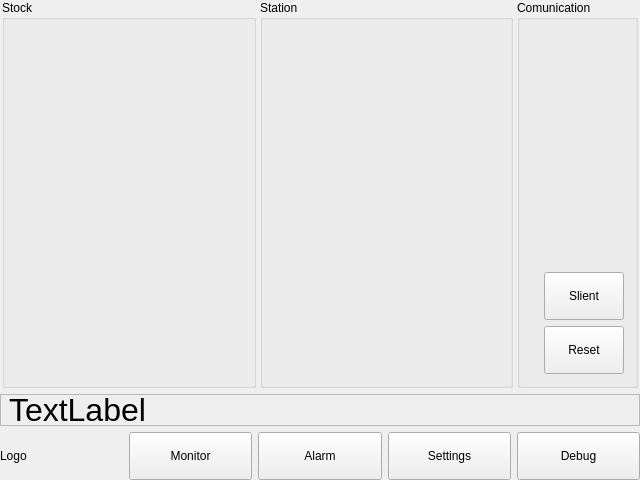
<?xml version="1.0" encoding="UTF-8"?>
<ui version="4.0">
 <class>MainWindowClass</class>
 <widget class="QMainWindow" name="MainWindowClass">
  <property name="geometry">
   <rect>
    <x>0</x>
    <y>0</y>
    <width>640</width>
    <height>480</height>
   </rect>
  </property>
  <property name="minimumSize">
   <size>
    <width>640</width>
    <height>480</height>
   </size>
  </property>
  <property name="maximumSize">
   <size>
    <width>640</width>
    <height>480</height>
   </size>
  </property>
  <property name="windowTitle">
   <string>Gas Monitor</string>
  </property>
  <widget class="QWidget" name="centralWidget">
   <layout class="QVBoxLayout" name="verticalLayout_3">
    <property name="spacing">
     <number>6</number>
    </property>
    <property name="leftMargin">
     <number>0</number>
    </property>
    <property name="topMargin">
     <number>0</number>
    </property>
    <property name="rightMargin">
     <number>0</number>
    </property>
    <property name="bottomMargin">
     <number>0</number>
    </property>
    <item>
     <layout class="QHBoxLayout" name="horizontalLayout_5">
      <property name="spacing">
       <number>2</number>
      </property>
      <property name="rightMargin">
       <number>2</number>
      </property>
      <item>
       <widget class="QStackedWidget" name="pageStack">
        <property name="sizePolicy">
         <sizepolicy hsizetype="Expanding" vsizetype="Expanding">
          <horstretch>0</horstretch>
          <verstretch>0</verstretch>
         </sizepolicy>
        </property>
        <property name="currentIndex">
         <number>0</number>
        </property>
        <widget class="QWidget" name="monitorPage">
         <layout class="QHBoxLayout" name="horizontalLayout_6">
          <property name="spacing">
           <number>4</number>
          </property>
          <property name="leftMargin">
           <number>2</number>
          </property>
          <property name="topMargin">
           <number>0</number>
          </property>
          <property name="rightMargin">
           <number>2</number>
          </property>
          <property name="bottomMargin">
           <number>0</number>
          </property>
          <item>
           <widget class="QGroupBox" name="groupBox">
            <property name="title">
             <string>Stock</string>
            </property>
           </widget>
          </item>
          <item>
           <widget class="QGroupBox" name="groupBox_5">
            <property name="title">
             <string>Station</string>
            </property>
           </widget>
          </item>
         </layout>
        </widget>
        <widget class="QWidget" name="debugPage">
         <layout class="QHBoxLayout" name="horizontalLayout_3">
          <item>
           <layout class="QVBoxLayout" name="verticalLayout">
            <item>
             <widget class="QTabWidget" name="tabWidget">
              <property name="currentIndex">
               <number>0</number>
              </property>
              <widget class="QWidget" name="tab">
               <attribute name="title">
                <string>Modbus RTU</string>
               </attribute>
               <layout class="QHBoxLayout" name="horizontalLayout">
                <item>
                 <widget class="SerialSettingsWidget" name="serialSettingsWidget" native="true"/>
                </item>
               </layout>
              </widget>
              <widget class="QWidget" name="tab_2">
               <attribute name="title">
                <string>Modbus TCP</string>
               </attribute>
               <layout class="QHBoxLayout" name="horizontalLayout_2">
                <item>
                 <widget class="TcpIpSettingsWidget" name="tcpSettingsWidget" native="true"/>
                </item>
               </layout>
              </widget>
             </widget>
            </item>
            <item>
             <widget class="QGroupBox" name="groupBox_2">
              <property name="title">
               <string>ModBus Request</string>
              </property>
              <layout class="QGridLayout" name="gridLayout_2">
               <item row="0" column="0">
                <widget class="QLabel" name="label_6">
                 <property name="text">
                  <string>Slave ID</string>
                 </property>
                 <property name="buddy">
                  <cstring>groupBox</cstring>
                 </property>
                </widget>
               </item>
               <item row="0" column="1">
                <widget class="QLabel" name="label_7">
                 <property name="text">
                  <string>Function code</string>
                 </property>
                </widget>
               </item>
               <item row="0" column="2">
                <widget class="QLabel" name="label_8">
                 <property name="text">
                  <string>Start address</string>
                 </property>
                </widget>
               </item>
               <item row="0" column="3">
                <widget class="QLabel" name="label_9">
                 <property name="text">
                  <string>Num of coils</string>
                 </property>
                </widget>
               </item>
               <item row="1" column="0">
                <widget class="QSpinBox" name="slaveID">
                 <property name="minimum">
                  <number>1</number>
                 </property>
                 <property name="maximum">
                  <number>254</number>
                 </property>
                </widget>
               </item>
               <item row="1" column="1">
                <widget class="QComboBox" name="functionCode">
                 <item>
                  <property name="text">
                   <string>Read Coils (0x01)</string>
                  </property>
                 </item>
                 <item>
                  <property name="text">
                   <string>Read Discrete Inputs (0x02)</string>
                  </property>
                 </item>
                 <item>
                  <property name="text">
                   <string>Read Holding Registers (0x03)</string>
                  </property>
                 </item>
                 <item>
                  <property name="text">
                   <string>Read Input Registers (0x04)</string>
                  </property>
                 </item>
                 <item>
                  <property name="text">
                   <string>Write Single Coil (0x05)</string>
                  </property>
                 </item>
                 <item>
                  <property name="text">
                   <string>Write Single Register (0x06)</string>
                  </property>
                 </item>
                 <item>
                  <property name="text">
                   <string>Write Multiple Coils (0x0f)</string>
                  </property>
                 </item>
                 <item>
                  <property name="text">
                   <string>Write Multiple Registers (0x10)</string>
                  </property>
                 </item>
                </widget>
               </item>
               <item row="1" column="2">
                <widget class="QSpinBox" name="startAddr">
                 <property name="maximum">
                  <number>65535</number>
                 </property>
                </widget>
               </item>
               <item row="1" column="3">
                <widget class="QSpinBox" name="numCoils">
                 <property name="minimum">
                  <number>1</number>
                 </property>
                 <property name="maximum">
                  <number>65535</number>
                 </property>
                </widget>
               </item>
               <item row="1" column="4">
                <spacer name="horizontalSpacer">
                 <property name="orientation">
                  <enum>Qt::Horizontal</enum>
                 </property>
                 <property name="sizeHint" stdset="0">
                  <size>
                   <width>40</width>
                   <height>20</height>
                  </size>
                 </property>
                </spacer>
               </item>
               <item row="2" column="0">
                <spacer name="verticalSpacer">
                 <property name="orientation">
                  <enum>Qt::Vertical</enum>
                 </property>
                 <property name="sizeType">
                  <enum>QSizePolicy::Fixed</enum>
                 </property>
                 <property name="sizeHint" stdset="0">
                  <size>
                   <width>20</width>
                   <height>20</height>
                  </size>
                 </property>
                </spacer>
               </item>
               <item row="2" column="3" colspan="2">
                <widget class="QCheckBox" name="checkBoxHexData">
                 <property name="text">
                  <string>Display hex data</string>
                 </property>
                </widget>
               </item>
               <item row="3" column="0" colspan="3">
                <widget class="QTextEdit" name="requestPreview">
                 <property name="sizePolicy">
                  <sizepolicy hsizetype="Fixed" vsizetype="Fixed">
                   <horstretch>0</horstretch>
                   <verstretch>0</verstretch>
                  </sizepolicy>
                 </property>
                 <property name="maximumSize">
                  <size>
                   <width>300</width>
                   <height>25</height>
                  </size>
                 </property>
                 <property name="font">
                  <font>
                   <family>Courier</family>
                  </font>
                 </property>
                 <property name="verticalScrollBarPolicy">
                  <enum>Qt::ScrollBarAlwaysOff</enum>
                 </property>
                 <property name="horizontalScrollBarPolicy">
                  <enum>Qt::ScrollBarAlwaysOff</enum>
                 </property>
                 <property name="undoRedoEnabled">
                  <bool>false</bool>
                 </property>
                 <property name="textInteractionFlags">
                  <set>Qt::TextSelectableByKeyboard|Qt::TextSelectableByMouse</set>
                 </property>
                </widget>
               </item>
               <item row="3" column="3">
                <widget class="QPushButton" name="sendBtn">
                 <property name="text">
                  <string>Send</string>
                 </property>
                </widget>
               </item>
              </layout>
             </widget>
            </item>
            <item>
             <widget class="QGroupBox" name="groupBox_4">
              <property name="title">
               <string>Registers</string>
              </property>
              <layout class="QVBoxLayout" name="verticalLayout_2">
               <item>
                <widget class="QTableWidget" name="regTable">
                 <attribute name="horizontalHeaderDefaultSectionSize">
                  <number>60</number>
                 </attribute>
                 <attribute name="verticalHeaderVisible">
                  <bool>false</bool>
                 </attribute>
                 <attribute name="verticalHeaderDefaultSectionSize">
                  <number>18</number>
                 </attribute>
                 <column>
                  <property name="text">
                   <string>Data type</string>
                  </property>
                 </column>
                 <column>
                  <property name="text">
                   <string>Register</string>
                  </property>
                 </column>
                 <column>
                  <property name="text">
                   <string>Data</string>
                  </property>
                 </column>
                </widget>
               </item>
              </layout>
             </widget>
            </item>
           </layout>
          </item>
          <item>
           <widget class="QGroupBox" name="groupBox_3">
            <property name="title">
             <string>Bus Monitor</string>
            </property>
            <layout class="QGridLayout" name="gridLayout_4">
             <item row="0" column="0">
              <widget class="QLabel" name="label_10">
               <property name="text">
                <string>Raw data received:</string>
               </property>
              </widget>
             </item>
             <item row="0" column="1" colspan="2">
              <spacer name="horizontalSpacer_2">
               <property name="orientation">
                <enum>Qt::Horizontal</enum>
               </property>
               <property name="sizeHint" stdset="0">
                <size>
                 <width>201</width>
                 <height>20</height>
                </size>
               </property>
              </spacer>
             </item>
             <item row="0" column="3">
              <widget class="QPushButton" name="clearBusRawData">
               <property name="text">
                <string>Clear</string>
               </property>
              </widget>
             </item>
             <item row="1" column="0" colspan="4">
              <widget class="QPlainTextEdit" name="rawData">
               <property name="font">
                <font>
                 <family>Fixedsys</family>
                 <pointsize>10</pointsize>
                </font>
               </property>
               <property name="undoRedoEnabled">
                <bool>false</bool>
               </property>
               <property name="readOnly">
                <bool>true</bool>
               </property>
              </widget>
             </item>
             <item row="2" column="0">
              <spacer name="verticalSpacer_2">
               <property name="orientation">
                <enum>Qt::Vertical</enum>
               </property>
               <property name="sizeType">
                <enum>QSizePolicy::Fixed</enum>
               </property>
               <property name="sizeHint" stdset="0">
                <size>
                 <width>20</width>
                 <height>4</height>
                </size>
               </property>
              </spacer>
             </item>
             <item row="3" column="0" colspan="4">
              <widget class="Line" name="line">
               <property name="orientation">
                <enum>Qt::Horizontal</enum>
               </property>
              </widget>
             </item>
             <item row="4" column="0" rowspan="2">
              <spacer name="verticalSpacer_3">
               <property name="orientation">
                <enum>Qt::Vertical</enum>
               </property>
               <property name="sizeType">
                <enum>QSizePolicy::Fixed</enum>
               </property>
               <property name="sizeHint" stdset="0">
                <size>
                 <width>20</width>
                 <height>4</height>
                </size>
               </property>
              </spacer>
             </item>
             <item row="6" column="0" colspan="2">
              <widget class="QLabel" name="label_11">
               <property name="text">
                <string>ModBus requests/responses:</string>
               </property>
              </widget>
             </item>
             <item row="5" column="2" rowspan="2">
              <spacer name="horizontalSpacer_3">
               <property name="orientation">
                <enum>Qt::Horizontal</enum>
               </property>
               <property name="sizeHint" stdset="0">
                <size>
                 <width>156</width>
                 <height>20</height>
                </size>
               </property>
              </spacer>
             </item>
             <item row="5" column="3" rowspan="2">
              <widget class="QPushButton" name="clearBusMonTable">
               <property name="text">
                <string>Clear</string>
               </property>
              </widget>
             </item>
             <item row="7" column="0" colspan="4">
              <widget class="QTableWidget" name="busMonTable">
               <property name="editTriggers">
                <set>QAbstractItemView::NoEditTriggers</set>
               </property>
               <attribute name="horizontalHeaderCascadingSectionResizes">
                <bool>true</bool>
               </attribute>
               <attribute name="horizontalHeaderDefaultSectionSize">
                <number>75</number>
               </attribute>
               <attribute name="verticalHeaderDefaultSectionSize">
                <number>18</number>
               </attribute>
               <column>
                <property name="text">
                 <string>I/O</string>
                </property>
               </column>
               <column>
                <property name="text">
                 <string>Slave ID</string>
                </property>
               </column>
               <column>
                <property name="text">
                 <string>Function code</string>
                </property>
               </column>
               <column>
                <property name="text">
                 <string>Start address</string>
                </property>
               </column>
               <column>
                <property name="text">
                 <string>Num of coils</string>
                </property>
               </column>
               <column>
                <property name="text">
                 <string>CRC</string>
                </property>
               </column>
              </widget>
             </item>
            </layout>
           </widget>
          </item>
         </layout>
        </widget>
       </widget>
      </item>
      <item>
       <widget class="QGroupBox" name="groupBox">
        <property name="title">
         <string>Comunication</string>
        </property>
        <layout class="QGridLayout" name="gridLayout">
         <property name="topMargin">
          <number>1</number>
         </property>
         <item row="3" column="1">
          <spacer name="verticalSpacer_4">
           <property name="orientation">
            <enum>Qt::Vertical</enum>
           </property>
           <property name="sizeHint" stdset="0">
            <size>
             <width>20</width>
             <height>40</height>
            </size>
           </property>
          </spacer>
         </item>
         <item row="4" column="1" colspan="2">
          <widget class="QPushButton" name="slientButton">
           <property name="sizePolicy">
            <sizepolicy hsizetype="Minimum" vsizetype="Preferred">
             <horstretch>0</horstretch>
             <verstretch>0</verstretch>
            </sizepolicy>
           </property>
           <property name="minimumSize">
            <size>
             <width>0</width>
             <height>48</height>
            </size>
           </property>
           <property name="maximumSize">
            <size>
             <width>16777215</width>
             <height>48</height>
            </size>
           </property>
           <property name="text">
            <string>Slient</string>
           </property>
          </widget>
         </item>
         <item row="2" column="2">
          <widget class="QLabel" name="label_5">
           <property name="text">
            <string/>
           </property>
           <property name="pixmap">
            <pixmap resource="../data/qmodbus.qrc">:/images/monitor2.png</pixmap>
           </property>
          </widget>
         </item>
         <item row="2" column="0">
          <widget class="QLabel" name="label_4">
           <property name="text">
            <string/>
           </property>
           <property name="pixmap">
            <pixmap resource="../data/qmodbus.qrc">:/images/monitor3.png</pixmap>
           </property>
          </widget>
         </item>
         <item row="5" column="1" colspan="2">
          <widget class="QPushButton" name="resetButton">
           <property name="sizePolicy">
            <sizepolicy hsizetype="Minimum" vsizetype="Preferred">
             <horstretch>0</horstretch>
             <verstretch>0</verstretch>
            </sizepolicy>
           </property>
           <property name="minimumSize">
            <size>
             <width>0</width>
             <height>48</height>
            </size>
           </property>
           <property name="maximumSize">
            <size>
             <width>16777215</width>
             <height>48</height>
            </size>
           </property>
           <property name="text">
            <string>Reset</string>
           </property>
          </widget>
         </item>
         <item row="1" column="1">
          <widget class="QLabel" name="label_3">
           <property name="text">
            <string/>
           </property>
           <property name="pixmap">
            <pixmap resource="../data/qmodbus.qrc">:/images/monitor1.png</pixmap>
           </property>
          </widget>
         </item>
         <item row="0" column="1">
          <spacer name="verticalSpacer_5">
           <property name="orientation">
            <enum>Qt::Vertical</enum>
           </property>
           <property name="sizeHint" stdset="0">
            <size>
             <width>20</width>
             <height>40</height>
            </size>
           </property>
          </spacer>
         </item>
        </layout>
       </widget>
      </item>
     </layout>
    </item>
    <item>
     <widget class="QLabel" name="alarmInfo">
      <property name="minimumSize">
       <size>
        <width>0</width>
        <height>32</height>
       </size>
      </property>
      <property name="font">
       <font>
        <pointsize>24</pointsize>
       </font>
      </property>
      <property name="autoFillBackground">
       <bool>true</bool>
      </property>
      <property name="frameShape">
       <enum>QFrame::StyledPanel</enum>
      </property>
      <property name="text">
       <string>TextLabel</string>
      </property>
     </widget>
    </item>
    <item>
     <layout class="QHBoxLayout" name="horizontalLayout_4">
      <property name="spacing">
       <number>6</number>
      </property>
      <item>
       <widget class="QLabel" name="logo">
        <property name="text">
         <string>Logo</string>
        </property>
       </widget>
      </item>
      <item>
       <widget class="QPushButton" name="monitorButton">
        <property name="sizePolicy">
         <sizepolicy hsizetype="Minimum" vsizetype="Preferred">
          <horstretch>0</horstretch>
          <verstretch>0</verstretch>
         </sizepolicy>
        </property>
        <property name="minimumSize">
         <size>
          <width>0</width>
          <height>48</height>
         </size>
        </property>
        <property name="text">
         <string>Monitor</string>
        </property>
       </widget>
      </item>
      <item>
       <widget class="QPushButton" name="alarmButton">
        <property name="sizePolicy">
         <sizepolicy hsizetype="Minimum" vsizetype="Preferred">
          <horstretch>0</horstretch>
          <verstretch>0</verstretch>
         </sizepolicy>
        </property>
        <property name="minimumSize">
         <size>
          <width>0</width>
          <height>48</height>
         </size>
        </property>
        <property name="text">
         <string>Alarm</string>
        </property>
       </widget>
      </item>
      <item>
       <widget class="QPushButton" name="settingsButton">
        <property name="sizePolicy">
         <sizepolicy hsizetype="Minimum" vsizetype="Preferred">
          <horstretch>0</horstretch>
          <verstretch>0</verstretch>
         </sizepolicy>
        </property>
        <property name="minimumSize">
         <size>
          <width>0</width>
          <height>48</height>
         </size>
        </property>
        <property name="text">
         <string>Settings</string>
        </property>
       </widget>
      </item>
      <item>
       <widget class="QPushButton" name="debugButton">
        <property name="sizePolicy">
         <sizepolicy hsizetype="Minimum" vsizetype="Preferred">
          <horstretch>0</horstretch>
          <verstretch>0</verstretch>
         </sizepolicy>
        </property>
        <property name="minimumSize">
         <size>
          <width>0</width>
          <height>48</height>
         </size>
        </property>
        <property name="text">
         <string>Debug</string>
        </property>
       </widget>
      </item>
     </layout>
    </item>
   </layout>
  </widget>
  <action name="actionQuit">
   <property name="text">
    <string>Quit</string>
   </property>
  </action>
  <action name="actionAbout_QModBus">
   <property name="text">
    <string>About QModBus</string>
   </property>
  </action>
  <action name="actionBatchProcessing">
   <property name="text">
    <string>Batch processing</string>
   </property>
  </action>
 </widget>
 <layoutdefault spacing="6" margin="11"/>
 <customwidgets>
  <customwidget>
   <class>SerialSettingsWidget</class>
   <extends>QWidget</extends>
   <header>serialsettingswidget.h</header>
   <container>1</container>
  </customwidget>
  <customwidget>
   <class>TcpIpSettingsWidget</class>
   <extends>QWidget</extends>
   <header>tcpipsettingswidget.h</header>
   <container>1</container>
  </customwidget>
 </customwidgets>
 <resources>
  <include location="../data/qmodbus.qrc"/>
 </resources>
 <connections>
  <connection>
   <sender>actionQuit</sender>
   <signal>triggered()</signal>
   <receiver>MainWindowClass</receiver>
   <slot>close()</slot>
   <hints>
    <hint type="sourcelabel">
     <x>-1</x>
     <y>-1</y>
    </hint>
    <hint type="destinationlabel">
     <x>214</x>
     <y>236</y>
    </hint>
   </hints>
  </connection>
  <connection>
   <sender>clearBusRawData</sender>
   <signal>clicked()</signal>
   <receiver>rawData</receiver>
   <slot>clear()</slot>
   <hints>
    <hint type="sourcelabel">
     <x>833</x>
     <y>65</y>
    </hint>
    <hint type="destinationlabel">
     <x>669</x>
     <y>186</y>
    </hint>
   </hints>
  </connection>
  <connection>
   <sender>actionBatchProcessing</sender>
   <signal>triggered()</signal>
   <receiver>MainWindowClass</receiver>
   <slot>openBatchProcessor()</slot>
   <hints>
    <hint type="sourcelabel">
     <x>-1</x>
     <y>-1</y>
    </hint>
    <hint type="destinationlabel">
     <x>444</x>
     <y>297</y>
    </hint>
   </hints>
  </connection>
 </connections>
 <slots>
  <slot>openBatchProcessor()</slot>
 </slots>
</ui>
